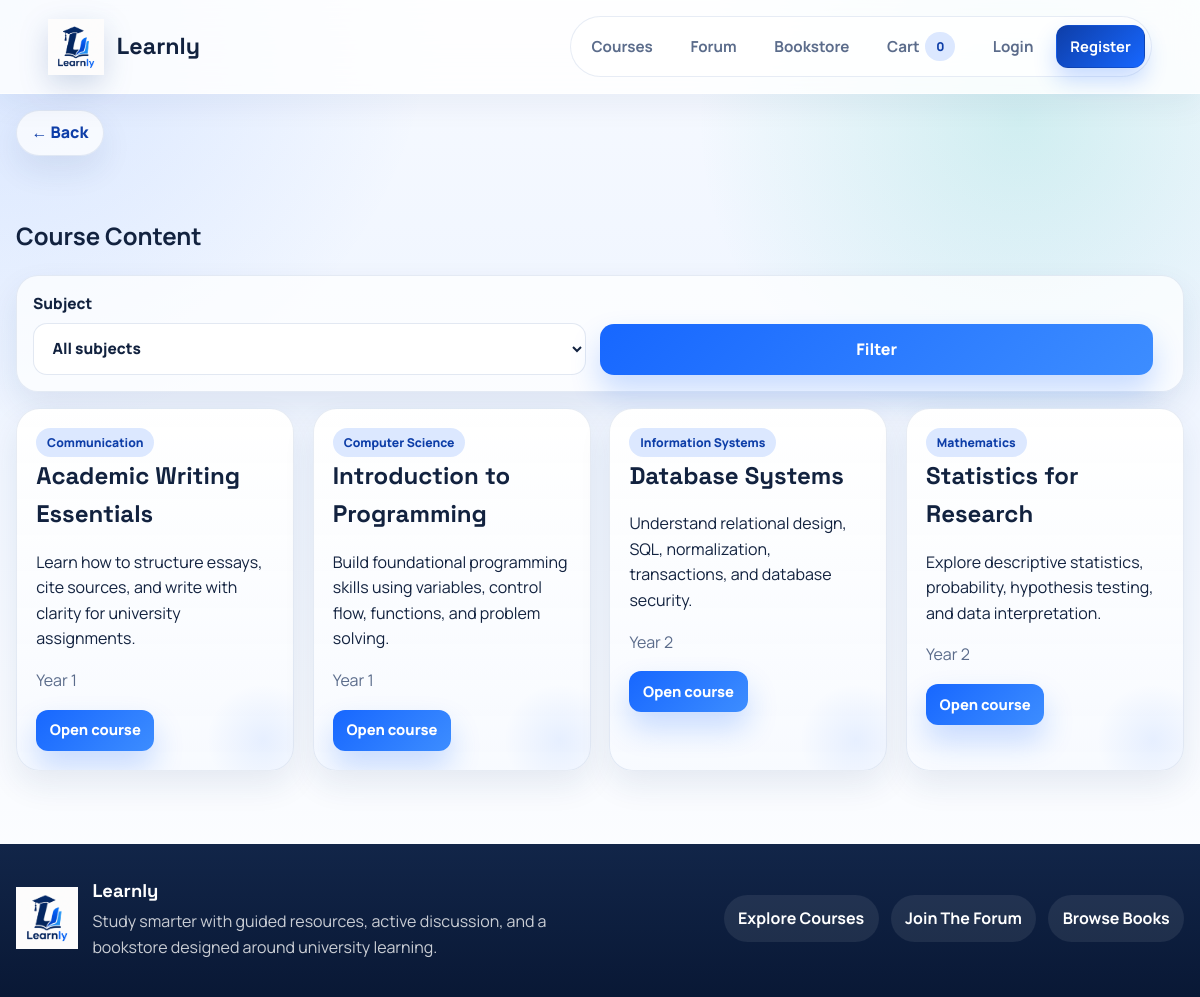
/courses.php, run on the app's committed database.
### tables this page shows
CREATE TABLE courses (
    id INT AUTO_INCREMENT PRIMARY KEY,
    title VARCHAR(160) NOT NULL,
    subject VARCHAR(100) NOT NULL,
    description TEXT NOT NULL,
    level VARCHAR(80) NOT NULL,
    created_at TIMESTAMP DEFAULT CURRENT_TIMESTAMP
);

### includes/db.php (called while the page is built, shortened)
<?php
function app_config(): array
{
    $default = [
        'DB_HOST' => getenv('DB_HOST') ?: 'localhost',
        'DB_PORT' => getenv('DB_PORT') ?: '3306',
        'DB_NAME' => getenv('DB_NAME') ?: 'learnly',
        'DB_USER' => getenv('DB_USER') ?: 'root',
        'DB_PASS' => getenv('DB_PASS') ?: '',
        'DB_SSL' => filter_var(getenv('DB_SSL') ?: false, FILTER_VALIDATE_BOOLEAN),
    ];
    return $default;
}
function db(): PDO
{
    static $pdo = null;
    if ($pdo instanceof PDO) {
        return $pdo;
    }
    $config = app_config();
    $dsn = sprintf(
        'mysql:host=%s;port=%s;dbname=%s;charset=utf8mb4',
        $config['DB_HOST'],
        $config['DB_PORT'],
        $config['DB_NAME']
    );
    $options = [
        PDO::ATTR_ERRMODE => PDO::ERRMODE_EXCEPTION,
        PDO::ATTR_DEFAULT_FETCH_MODE => PDO::FETCH_ASSOC,
        PDO::ATTR_EMULATE_PREPARES => false,
    ];
    $pdo = new PDO($dsn, $config['DB_USER'], $config['DB_PASS'], $options);
    $migrated = true;
    return $pdo;
}
function fetch_all(string $sql, array $params = []): array
{
    $stmt = db()->prepare($sql);
    $stmt->execute($params);
    return $stmt->fetchAll();
}

### courses.php (the view, shortened to what this page needs)
<?php
require_once __DIR__ . '/includes/db.php';
$subject = trim($_GET['subject'] ?? '');
if ($subject !== '') {
    $courses = fetch_all('SELECT * FROM courses WHERE subject = ? ORDER BY title', [$subject]);
} else {
    $courses = fetch_all('SELECT * FROM courses ORDER BY subject, title');
}
include __DIR__ . '/includes/header.php';
?>
<section class="section">
    <div class="container">
        <h1>Course Content</h1>
        <form class="filter-form" method="get">
            <label>Subject
                <select name="subject">
                    <option value="">All subjects</option>
                </select>
            </label>
            <button type="submit">Filter</button>
        </form>
        <div class="grid">
            <?php foreach ($courses as $course): ?>
                <article class="card">
                    <span class="tag"><?= htmlspecialchars($course['subject']) ?></span>
                    <h2><?= htmlspecialchars($course['title']) ?></h2>
                    <p><?= htmlspecialchars($course['description']) ?></p>
                    <p class="muted"><?= htmlspecialchars($course['level']) ?></p>
                    <a class="button small" href="course.php?id=<?= (int) $course['id'] ?>">Open course</a>
                </article>
            <?php endforeach; ?>
        </div>
    </div>
</section>
<?php include __DIR__ . '/includes/footer.php'; ?>

### assets/css/styles.css (style rules this page uses)
:root { --ink: #12223f; --muted: #5b6c8b; --line: rgba(123, 149, 196, 0.22); --paper: #ffffff; --paper-strong: #f9fbff; --surface: #eef4ff; --surface-deep: #dfeaff; --brand: #1767ff; --brand-strong: #0e3ea8; --brand-soft: #dce8ff; --accent: #14b8a6; --accent-soft: #ddfbf5; --good: #239365; --warn: #b77011; --danger: #b53f52; --shadow: 0 24px 60px rgba(17, 46, 102, 0.12); --shadow-soft: 0 14px 32px rgba(19, 51, 112, 0.09); }
* { box-sizing: border-box; }
html { scroll-behavior: smooth; }
body { margin: 0; color: var(--ink); background: radial-gradient(circle at top left, rgba(23, 103, 255, 0.14), transparent 28%), radial-gradient(circle at 85% 12%, rgba(20, 184, 166, 0.16), transparent 24%), linear-gradient(180deg, #f7faff 0%, #eff5ff 36%, #ffffff 100%); font-family: "Manrope", sans-serif; line-height: 1.6; }
a { color: var(--brand); text-decoration: none; }
.container, .hero-inner { width: min(1180px, calc(100% - 2rem)); margin: 0 auto; }
.hero h1, h1, h2, h3 { color: var(--ink); letter-spacing: 0; }
.button, button { display: inline-flex; align-items: center; justify-content: center; min-height: 46px; border: 0; border-radius: 14px; padding: 0.78rem 1.15rem; background: linear-gradient(135deg, var(--brand) 0%, #3d8dff 100%); color: #fff; font: inherit; font-weight: 800; cursor: pointer; box-shadow: 0 16px 30px rgba(23, 103, 255, 0.22); transition: transform 160ms ease, box-shadow 160ms ease, filter 160ms ease; }
.button.small { min-height: 38px; padding: 0.55rem 0.85rem; border-radius: 12px; font-size: 0.92rem; }
.section { padding: 2.6rem 0; }
.grid { display: grid; grid-template-columns: repeat(auto-fit, minmax(240px, 1fr)); gap: 1.15rem; }
.feature-card, .card, .panel { position: relative; overflow: hidden; background: linear-gradient(180deg, rgba(255, 255, 255, 0.98), rgba(247, 250, 255, 0.94)); border: 1px solid rgba(123, 149, 196, 0.18); border-radius: 24px; padding: 1.2rem; box-shadow: var(--shadow-soft); transition: transform 160ms ease, box-shadow 160ms ease; }
.feature-card::before, .card::before, .panel::before { content: ""; position: absolute; inset: auto -30px -30px auto; width: 120px; height: 120px; border-radius: 999px; background: radial-gradient(circle, rgba(23, 103, 255, 0.08), transparent 66%); }
.card h2, .card h3, .panel h2, .panel h3, .feature-card h3 { position: relative; z-index: 1; margin-top: 0; margin-bottom: 0.55rem; font-family: "Space Grotesk", sans-serif; }
.card p, .panel p, .feature-card p { position: relative; z-index: 1; }
.filter-form { display: grid; grid-template-columns: minmax(180px, 1fr) minmax(180px, 1fr) auto; gap: 0.85rem; align-items: end; margin-bottom: 1rem; padding: 1rem; border-radius: 22px; background: rgba(255, 255, 255, 0.72); border: 1px solid rgba(123, 149, 196, 0.18); box-shadow: var(--shadow-soft); }
.meta, .muted { color: var(--muted); }
.badge, .tag { display: inline-flex; align-items: center; justify-content: center; border-radius: 999px; padding: 0.3rem 0.68rem; background: var(--brand-soft); color: var(--brand-strong); font-size: 0.76rem; font-weight: 800; }
form { display: grid; gap: 0.85rem; }
label { display: grid; gap: 0.4rem; color: var(--ink); font-size: 0.96rem; font-weight: 800; }
input, select, textarea { width: 100%; border: 1px solid rgba(123, 149, 196, 0.22); border-radius: 14px; padding: 0.82rem 0.9rem; background: rgba(255, 255, 255, 0.92); color: var(--ink); font: inherit; transition: border-color 160ms ease, box-shadow 160ms ease, background-color 160ms ease; }

### data on the page
courses: subject "Communication", title "Academic Writing Essentials", description "Learn how to structure essays, cite sources, and write with clarity for university assignments.", level "Year 1"
courses: subject "Computer Science", title "Introduction to Programming", description "Build foundational programming skills using variables, control flow, functions, and problem solving.", level "Year 1"
courses: subject "Information Systems", title "Database Systems", description "Understand relational design, SQL, normalization, transactions, and database security.", level "Year 2"
courses: subject "Mathematics", title "Statistics for Research", description "Explore descriptive statistics, probability, hypothesis testing, and data interpretation.", level "Year 2"

### other printed values
cart_count() "0"
